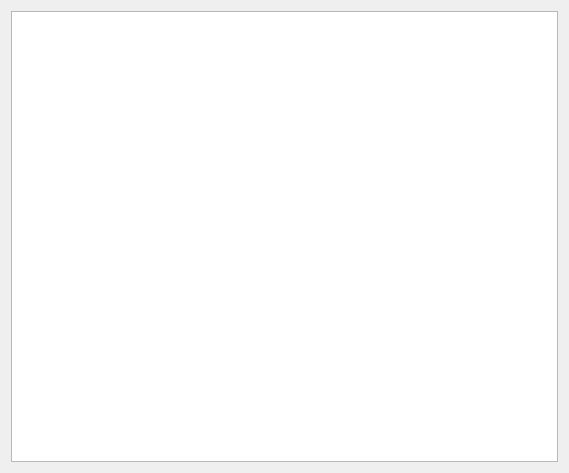
<?xml version="1.0" encoding="UTF-8"?>
<ui version="4.0">
 <class>Dialog</class>
 <widget class="QDialog" name="Dialog">
  <property name="geometry">
   <rect>
    <x>0</x>
    <y>0</y>
    <width>569</width>
    <height>473</height>
   </rect>
  </property>
  <property name="windowTitle">
   <string>Dialog</string>
  </property>
  <layout class="QVBoxLayout" name="verticalLayout">
   <item>
    <widget class="QTableWidget" name="tableWidget"/>
   </item>
  </layout>
 </widget>
 <resources/>
 <connections/>
</ui>
